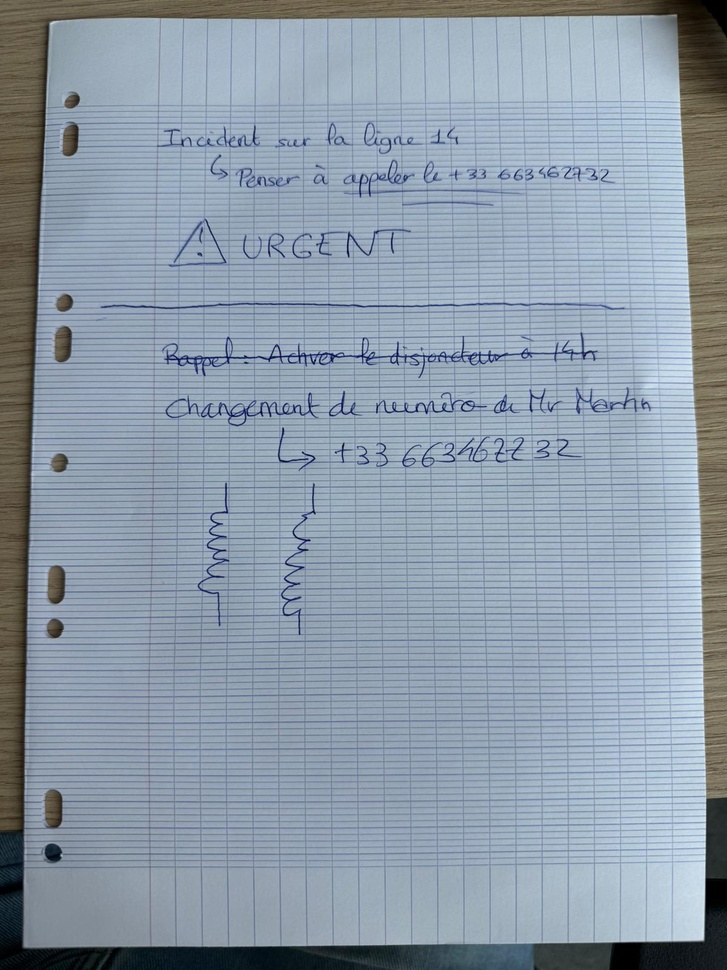
#> input picture src/proc/paper_detection/test_image.jpg, 727 x 970 px, shrunk from 1200 x 1600 before the run
$ python -i shape_detector.py   (imports and definitions only)
#> lines starting #> are read from the running program, lines starting #| are printed output that depends on the picture; after the words box and inside, x2 and y2 are one past the last pixel; in counts of white or black regions, pixels touching at a corner belong together
#> further down, picture is the input picture: shape (970, 727, 3); mean B, G, R 168.5, 154.6, 141.2
# Detects quadrilateral shapes in an image and filters them based on size and color
# Only white quadrilaterals likely to represent sheets of paper are kept

import cv2
import numpy as np


# --- HYPERPARAMETERS ---
# Bilateral filtering
BILATERAL_D: int = 5               # Neighborhood diameter for bilateral filtering
BILATERAL_SIGMA_COLOR: int = 20    # Filter strength for color differences
BILATERAL_SIGMA_SPACE: int = 20    # Filter strength for spatial distance

# Edge detection (Canny)
CANNY_THRESHOLD1: int = 75         # Lower threshold for Canny edges
CANNY_THRESHOLD2: int = 200        # Upper threshold for Canny edges

# Morphology (closing edges)
MORPH_KERNEL_SIZE: int = 7         # Kernel size for closing gaps
MORPH_ITERATIONS: int = 1          # Number of closing iterations

# Polygon approximation
POLY_EPSILON_FACTOR: float = 0.01  # Fraction of perimeter for approxPolyDP

# Quadrilateral filtering
MIN_AREA_RATIO: float = 0.05       # Minimum area relative to image to keep polygon

# Color filtering (white areas)
MAX_SATURATION: int = 100          # Maximum saturation to consider a region white
MIN_VALUE: int = 175               # Minimum brightness to consider a region white


def preprocessed_image(img: np.ndarray, bilateral_d: int = BILATERAL_D, bilateral_sigma_color: int = BILATERAL_SIGMA_COLOR, bilateral_sigma_space:int = BILATERAL_SIGMA_SPACE) -> np.ndarray:
    """
    Convert the image to grayscale and apply a bilateral filter
    to reduce noise while preserving edges.
    """
#> called with bilateral_d = 5, bilateral_sigma_color = 20, bilateral_sigma_space = 20
    gray = cv2.cvtColor(img, cv2.COLOR_BGR2GRAY)
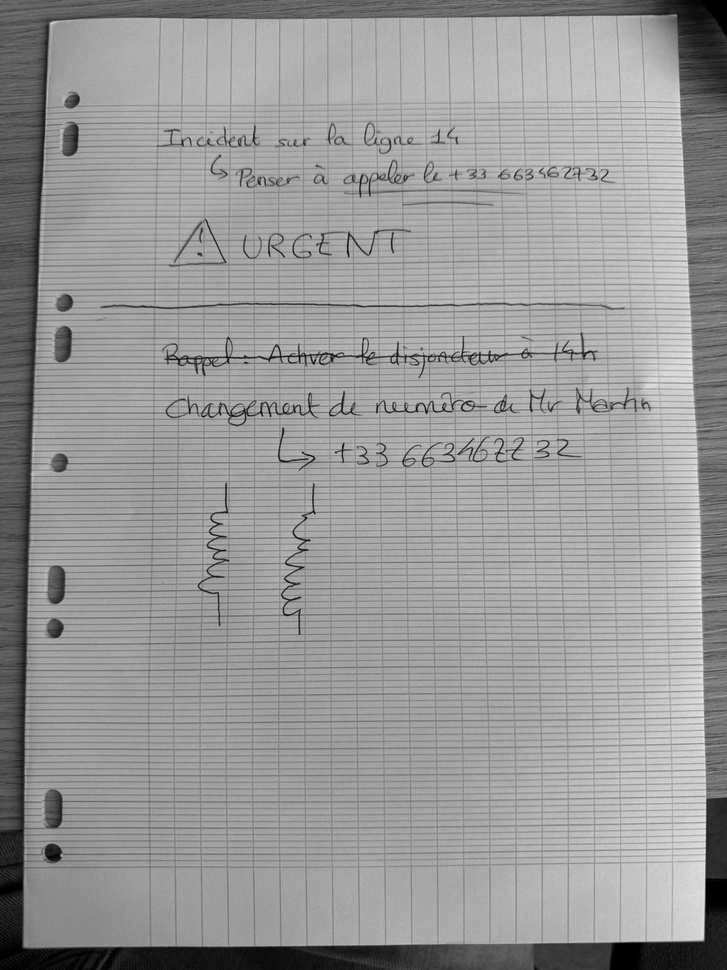
#> gray: shape (970, 727); min 0, max 235, mean 152.2
    denoised = cv2.bilateralFilter(gray, bilateral_d, bilateral_sigma_color, bilateral_sigma_space)
    return denoised


def shape_detector(img: np.ndarray, bilateral_d: int = BILATERAL_D, bilateral_sigma_color: int = BILATERAL_SIGMA_COLOR,
                bilateral_sigma_space: int = BILATERAL_SIGMA_SPACE, canny_threshold1: int = CANNY_THRESHOLD1, canny_threshold2: int = CANNY_THRESHOLD2,
                morph_kernel_size: int = MORPH_KERNEL_SIZE, morph_iterations: int = MORPH_ITERATIONS, poly_epsilon_factor: float = POLY_EPSILON_FACTOR,
                min_area_ratio: float = MIN_AREA_RATIO, max_saturation: int = MAX_SATURATION, min_value: int = MIN_VALUE) -> list[np.ndarray]:
    """
    Detect quadrilateral shapes in the image that likely correspond to sheets of paper

    Steps:
    - Preprocess image (grayscale + bilateral filter)
    - Detect edges using Canny and close gaps with morphology
    - Approximate contours to polygons
    - Filter quadrilaterals by area, convexity, and color (white)
    """
    proc = preprocessed_image(img, bilateral_d, bilateral_sigma_color, bilateral_sigma_space)
    h, w = img.shape[:2]
#> h = 970; w = 727

    # Binarize to find edges
    edges = cv2.Canny(proc, canny_threshold1, canny_threshold2)
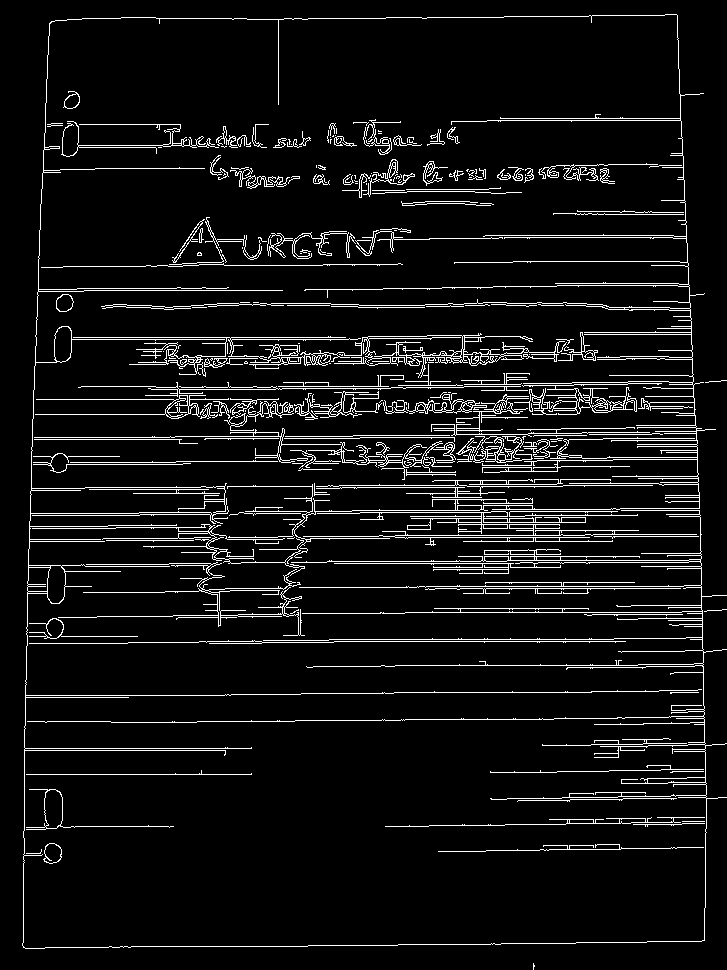
#> edges: shape (970, 727); 6.9% white in thin lines or dots

    # Close gaps in edges
    kernel = cv2.getStructuringElement(cv2.MORPH_RECT, (morph_kernel_size, morph_kernel_size))
    edges = cv2.morphologyEx(edges, cv2.MORPH_CLOSE, kernel, iterations=morph_iterations)
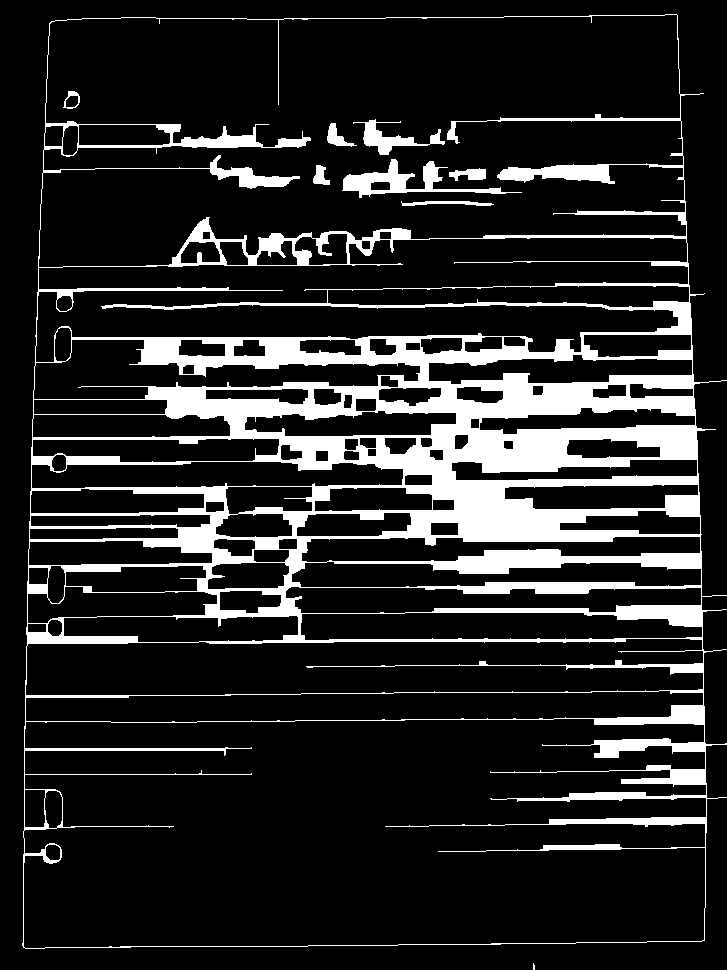
#> edges: shape (970, 727); 15% white; 9 white regions (1 under 20 px)

    # Find contours
    contours, _ = cv2.findContours(
        edges, cv2.RETR_LIST, cv2.CHAIN_APPROX_SIMPLE)
#> contours = 105 contours, 1 with area under 20; largest, box (x1, y1, x2, y2) and area: (22, 14, 727, 949) 614529, (23, 718, 707, 949) 146288, (38, 14, 687, 268) 135756, (35, 237, 689, 363) 46702, (25, 638, 704, 696) 34368

    valid_shapes = []

    # Convert image to HSV
    hsv = cv2.cvtColor(img, cv2.COLOR_BGR2HSV)
#> hsv: shape (970, 727, 3); mean H, S, V 96.9, 52.2, 171

    for cnt in contours:
        # Convex hull
        hull = cv2.convexHull(cnt)

        # Polygon approximation
        perimeter = cv2.arcLength(hull, True)
        approx = cv2.approxPolyDP(hull, poly_epsilon_factor * perimeter, True)

        # Keep only polygons likely to be sheets of paper
        if len(approx) == 4 and cv2.contourArea(cnt) > min_area_ratio * h * w and cv2.isContourConvex(approx):
            # Create mask for quadrilateral
            mask = np.zeros((h, w), dtype=np.uint8)
            cv2.drawContours(mask, [approx], -1, 255, -1)

            # Compute mean HSV values within quadrilateral
            mean_h, mean_s, mean_v = cv2.mean(hsv, mask=mask)[:3]

            # Condition: bright and low saturation (white)
            if mean_s < max_saturation and mean_v > min_value:
                valid_shapes.append(approx)
#> this loop made 105 passes
#> (perimeter, approx, mean_h, mean_s, mean_v) on pass 5: (1800.7, [[704, 725], [701, 941], [23, 946], [26, 721]], 105.1, 43.88, 180.5)
#> (perimeter, mean_h, mean_s, mean_v) on pass 104: (1742, 104.6, 47.17, 190.1)
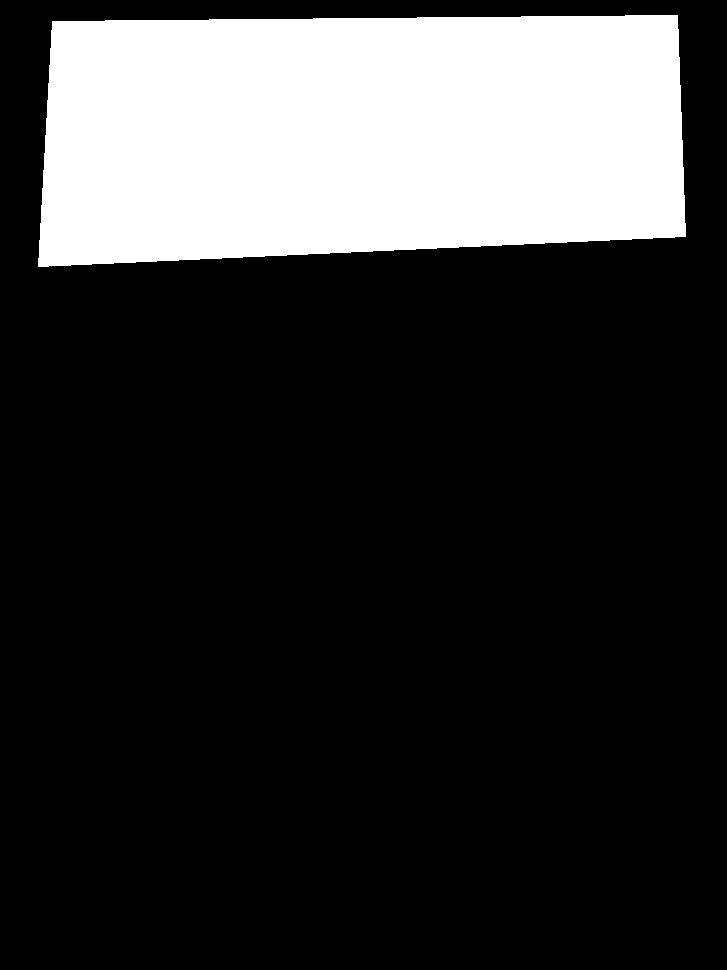
#> mask: shape (970, 727); 21.1% white; 1 white region
#> after the loop, valid_shapes = 2 contours; box (x1, y1, x2, y2) and area: (23, 721, 705, 947) 149498, (38, 15, 686, 267) 148134

    return valid_shapes

>>> import cv2
>>> picture = cv2.imread('test_image.jpg')
>>> result = shape_detector(picture)
#> result has the same summary as valid_shapes in shape_detector
